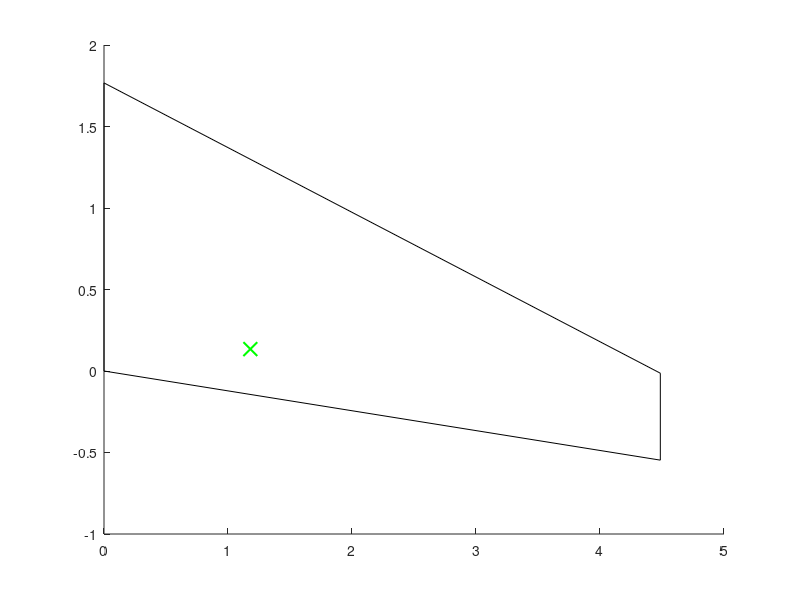

MATLAB code for this plot: (Note: this script raises an error after producing the figure.)
clear
clc
load('locations')
load('wing')
load('uc')

struct = wing;

offset_from_center = 1.18;


uc_lim = [5.1];



span_percent = (offset_from_center/(0.5*wing.b));
chord_offset = wing.Croot - ((wing.Croot-wing.Ctip )* span_percent);
LE_offset = offset_from_center*tand(wing.sweepLE);
TE_offset = offset_from_center*tand(wing.sweepTE);

uc_lim_transformed = wing.Croot - (uc_lim-(locations.x_wing));

figure 
hold on

rhs_wing = [0,0;
            0,struct.Croot;
            struct.b/2,struct.Croot - (0.5*struct.b * tand(struct.sweepLE));
            struct.b/2,(struct.Croot - (0.5*struct.b * tand(struct.sweepLE)) - struct.Ctip);
            0,0;
]
% lhs_wing = [0,0;
%             0,struct.Croot;
%             -struct.b/2,struct.Croot - (0.5*struct.b * tand(struct.sweepLE));
%             -struct.b/2,(struct.Croot - (0.5*struct.b * tand(struct.sweepLE)) - struct.Ctip);
%             0,0;
% ]

plot(rhs_wing(:,1),rhs_wing(:,2),'color','black');

plot(offset_from_center,mean(uc_lim_transformed),'x','color','green','markersize',10,'linewidth',1.5)

xline(offset_from_center,'--','color','blue')
xline(0.84,'-','Fuselage','color','red','linewidth',1.2)
yline(uc_lim_transformed(1),'--','color','blue')
yline(uc_lim_transformed(2),'--','color','blue')

grid on
grid minor
axis equal
